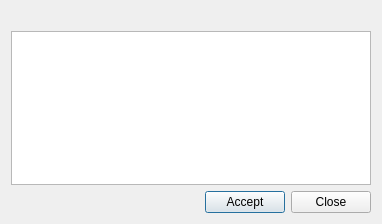
<?xml version="1.0" encoding="UTF-8"?>
<ui version="4.0">
 <class>dlg_show_exception</class>
 <widget class="QDialog" name="dlg_show_exception">
  <property name="geometry">
   <rect>
    <x>0</x>
    <y>0</y>
    <width>382</width>
    <height>224</height>
   </rect>
  </property>
  <property name="windowTitle">
   <string>Dialog</string>
  </property>
  <layout class="QGridLayout" name="gridLayout">
   <item row="1" column="0">
    <widget class="QTextEdit" name="txt_infolog">
     <property name="documentTitle">
      <string/>
     </property>
     <property name="readOnly">
      <bool>true</bool>
     </property>
    </widget>
   </item>
   <item row="0" column="0">
    <widget class="QLabel" name="lbl_text">
     <property name="text">
      <string/>
     </property>
    </widget>
   </item>
   <item row="4" column="0">
    <layout class="QGridLayout" name="lyt_buttons">
     <item row="0" column="0">
      <spacer name="horizontalSpacer">
       <property name="orientation">
        <enum>Qt::Horizontal</enum>
       </property>
       <property name="sizeHint" stdset="0">
        <size>
         <width>40</width>
         <height>20</height>
        </size>
       </property>
      </spacer>
     </item>
     <item row="0" column="1">
      <widget class="QPushButton" name="btn_accept">
       <property name="text">
        <string>Accept</string>
       </property>
      </widget>
     </item>
     <item row="0" column="2">
      <widget class="QPushButton" name="btn_close">
       <property name="text">
        <string>Close</string>
       </property>
      </widget>
     </item>
    </layout>
   </item>
  </layout>
 </widget>
 <resources/>
 <connections/>
</ui>
